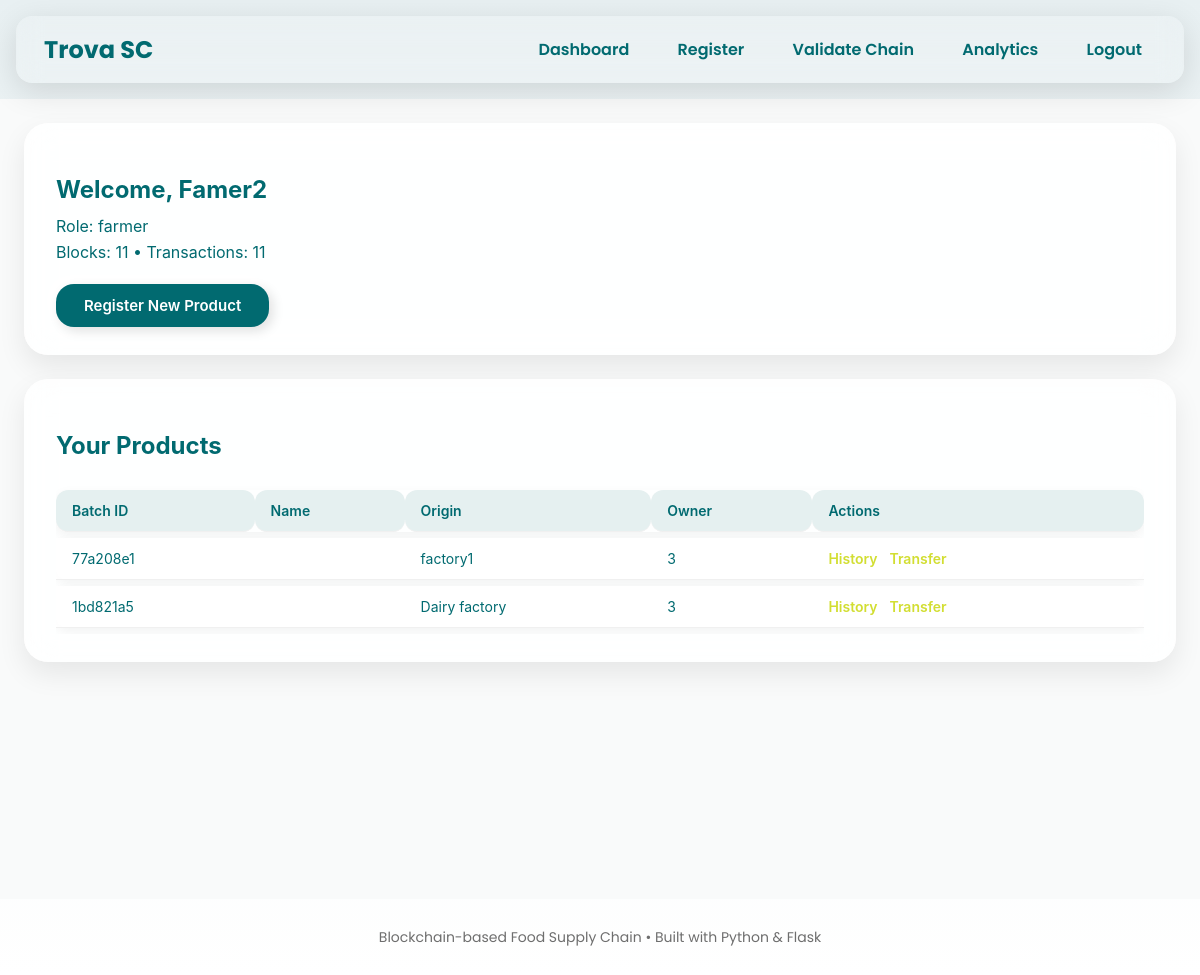
Before: /dashboard (signed in) with the older database file.
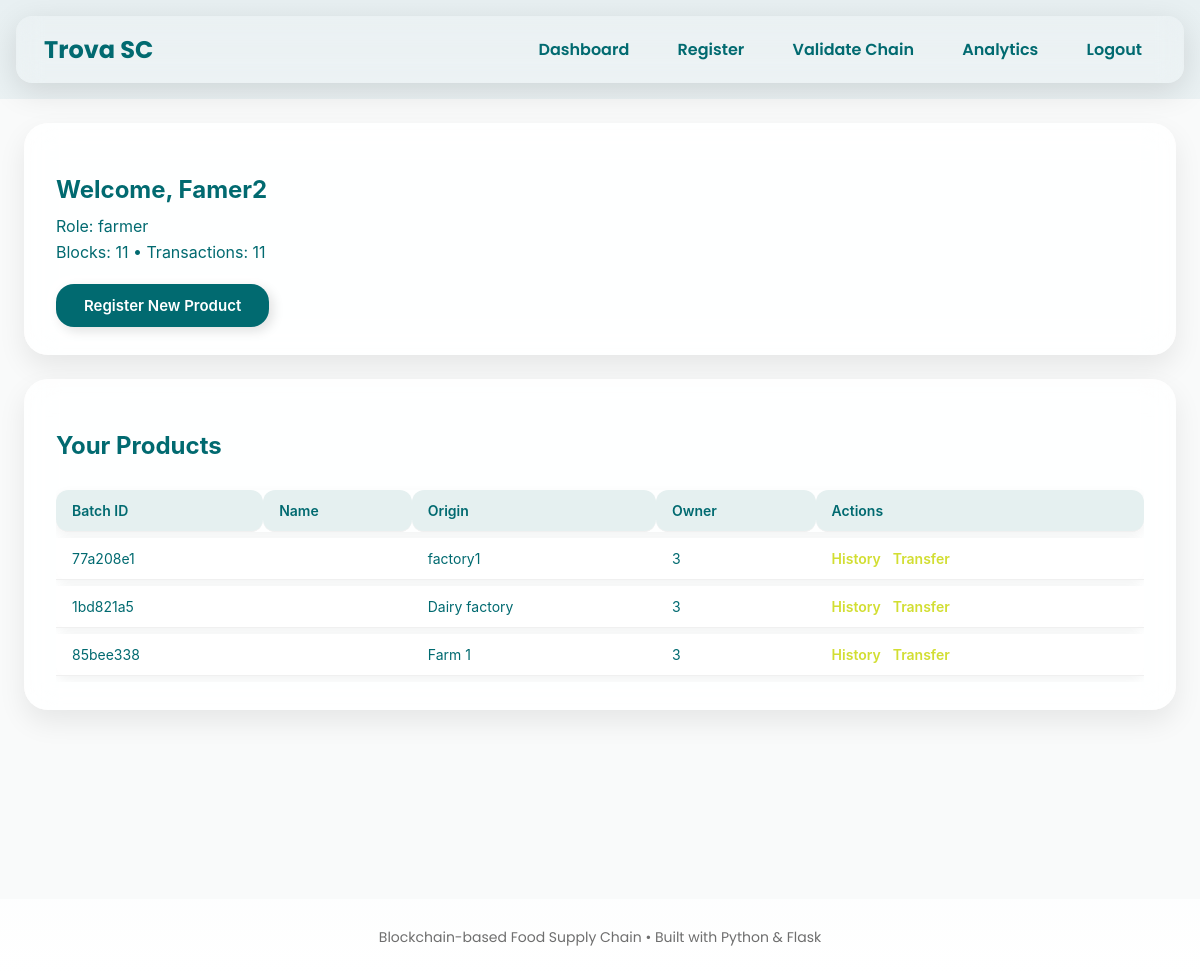
After: the same page with the newer database file.
### models.py (models this page shows)
class User(UserMixin, db.Model):
    id = db.Column(db.Integer, primary_key=True)
    username = db.Column(db.String(80), unique=True, nullable=False)
    email = db.Column(db.String(120), unique=True, nullable=False)
    password_hash = db.Column(db.String(200), nullable=False)
    role = db.Column(db.String(50), default="Farmer")  # Farmer, Distributor, Retailer, Admin

class Product(db.Model):
    id = db.Column(db.Integer, primary_key=True)
    batch_id = db.Column(db.String(64), unique=True, nullable=False)
    product_type = db.Column(db.String(64), nullable=False)
    origin = db.Column(db.String(128), nullable=False)
    owner_id = db.Column(db.Integer, db.ForeignKey('user.id'), nullable=False)
    owner = db.relationship('User', backref='products')
    current_owner = db.Column(db.String(64), nullable=False)
    status = db.Column(db.String(64), default="Registered")
    product_metadata = db.Column(db.Text)  # store JSON string for temp/humidity/notes
    timestamp = db.Column(db.DateTime, default=datetime.utcnow)

### app.py (the view)
    @app.route("/dashboard")
    @login_required
    def dashboard():
        products = Product.query.filter(
            (Product.owner_id == current_user.id) | (current_user.role == 'admin')
        ).all()
        total_blocks = len(blockchain.chain)
        total_transactions = sum(len(b.transactions) for b in blockchain.chain)
        return render_template(
            "dashboard.html",
            products=products,
            total_blocks=total_blocks,
            total_transactions=total_transactions
        )

### templates/dashboard.html
{% extends "base.html" %}
{% block content %}
<div class="dashboard-container">
  <div class="dashboard-card">
    <h3>Welcome, {{ current_user.username }}</h3>
    <p>Role: {{ current_user.role }}</p>
    <p>Blocks: {{ total_blocks }} • Transactions: {{ total_transactions }}</p>
    <a class="btn" href="{{ url_for('register_product') }}">Register New Product</a>
  </div>
  <div class="dashboard-card">
    <h3>Your Products</h3>
    <div class="table-container">
      <table class="table">
        <thead>
          <tr>
            <th>Batch ID</th>
            <th>Name</th>
            <th>Origin</th>
            <th>Owner</th>
            <th>Actions</th>
          </tr>
        </thead>
        <tbody>
          {% for p in products %}
          <tr>
            <td>{{ p.batch_id }}</td>
            <td>{{ p.name }}</td>
            <td>{{ p.origin }}</td>
            <td>{{ p.owner_id }}</td>
            <td>
              <a class="link-btn" href="{{ url_for('history', batch_id=p.batch_id) }}">History</a>
              <a class="link-btn" href="{{ url_for('transfer', product_id=p.id) }}">Transfer</a>
            </td>
          </tr>
          {% else %}
          <tr><td colspan="5">No products yet.</td></tr>
          {% endfor %}
        </tbody>
      </table>
    </div>
  </div>
</div>
{% endblock %}

### templates/base.html (shortened to what this page needs)
<!doctype html>
<html lang="en">
<head>
  <link rel="stylesheet" href="{{ url_for('static', filename='style.css') }}">
</head>
<body>
  <nav class="topnav">
    <div class="brand"><a href="{{ url_for('dashboard') }}">Trova SC</a></div>
    <div class="nav-links">
      {% if current_user.is_authenticated %}
        <a href="{{ url_for('dashboard') }}">Dashboard</a>
        <a href="{{ url_for('register_product') }}">Register</a>
        <a href="{{ url_for('validate') }}">Validate Chain</a>
        <a href="{{ url_for('analytics') }}">Analytics</a>
        <a href="{{ url_for('logout') }}">Logout</a>
      {% else %}
        <a href="{{ url_for('login') }}">Login</a>
        <a href="{{ url_for('signup') }}">Signup</a>
      {% endif %}
    </div>
  </nav>
  <main class="container">
    {% block content %}{% endblock %}
  </main>
  <footer class="footer">
    <div>Blockchain-based Food Supply Chain • Built with Python & Flask</div>
  </footer>
</body>
</html>

### static/style.css (style rules this page uses)
:root { --primary: #016A70; --secondary: #D2DE32; --soft: #A2C579; --bg-light: #f9f9f9; --bg-dark: rgba(20, 20, 30, 0.9); --glass: rgba(255, 255, 255, 0.1); --blur: 12px; --font: 'Poppins', sans-serif; }
* { box-sizing: border-box; transition: all 0.3s ease-in-out; }
body { font-family: var(--font); margin: 0; background: linear-gradient(180deg, #e8f0f2, #ffffff); color: #111; -webkit-font-smoothing: antialiased; overflow-x: hidden; }
.topnav { display: flex; justify-content: space-between; align-items: center; padding: 16px 28px; background: var(--glass); backdrop-filter: blur(var(--blur)); border-radius: 16px; margin: 16px; box-shadow: 0 8px 32px rgba(0, 0, 0, 0.12); }
.topnav .brand a { color: var(--primary); font-weight: 700; font-size: 24px; text-decoration: none; }
.nav-links a { color: var(--primary); margin-left: 16px; text-decoration: none; font-weight: 600; padding: 8px 14px; border-radius: 12px; transition: background 0.3s; }
.btn { display: inline-block; background: #ffffff; color: var(--primary); padding: 12px 22px; border-radius: 16px; border: none; font-weight: 600; cursor: pointer; text-decoration: none; font-size: 15px; box-shadow: 6px 6px 16px rgba(0,0,0,0.12), -6px -6px 16px rgba(255,255,255,0.7); transition: all 0.3s ease; }
.table { width: 100%; border-collapse: collapse; margin-top: 12px; }
.table th, .table td { padding: 12px; border-bottom: 1px solid #f0f0f0; text-align: left; font-size: 14px; }
.footer { text-align: center; padding: 28px; font-size: 14px; color: #555; opacity: 0.85; }
* { transition: all 0.25s ease-in-out; }
.btn { padding: 12px 24px; border-radius: 16px; font-weight: 600; font-size: 15px; border: none; cursor: pointer; color: var(--primary); background: #ffffff; text-decoration: none; box-shadow: 6px 6px 16px rgba(0,0,0,0.12), -6px -6px 16px rgba(255,255,255,0.7); transition: all 0.3s ease; }
.btn { padding: 14px 28px; border-radius: 18px; font-weight: 600; font-size: 15px; border: none; cursor: pointer; color: #016A70; background: #ffffff; box-shadow: 6px 6px 16px rgba(0,0,0,0.12), -6px -6px 16px rgba(255,255,255,0.8); transition: all 0.3s ease; }
.dashboard-container { display: flex; flex-direction: column; gap: 24px; padding: 24px; background: #f9fafa; min-height: 100vh; font-family: -apple-system, BlinkMacSystemFont, "Segoe UI", Roboto, sans-serif; }
.dashboard-card { background: rgba(255,255,255,0.85); backdrop-filter: blur(16px); border-radius: 24px; padding: 28px 32px; box-shadow: 0 12px 28px rgba(0,0,0,0.08); transition: transform 0.3s ease, box-shadow 0.3s ease; }
.dashboard-card h3 { margin-bottom: 12px; color: #016A70; font-size: 24px; font-weight: 700; }
.dashboard-card p { margin: 6px 0; color: #016A70; font-size: 16px; }
.table th, .table td label { color: #D2DE32; font-weight: 600; }
.btn { display: inline-block; margin-top: 16px; padding: 12px 28px; border-radius: 18px; font-weight: 600; font-size: 15px; color: #ffffff; background: #016A70; text-decoration: none; box-shadow: 4px 4px 12px rgba(0,0,0,0.12), -4px -4px 12px rgba(255,255,255,0.4); transition: all 0.3s ease; }
.table-container { overflow-x: auto; margin-top: 12px; }
.table { width: 100%; border-collapse: separate; border-spacing: 0 6px; }
.table th, .table td { padding: 12px 16px; text-align: left; font-size: 14px; color: #016A70; }
.table th { font-weight: 600; background: rgba(1,106,112,0.1); border-radius: 12px; }
.table tr { background: rgba(255,255,255,0.85); box-shadow: 0 4px 12px rgba(0,0,0,0.05); border-radius: 12px; transition: transform 0.2s ease; }
.link-btn { color: #D2DE32; text-decoration: none; margin-right: 8px; font-weight: 600; }

Changed rows visible on the page:
added Product: batch_id "85bee338", origin "Farm 1", owner_id "3"
